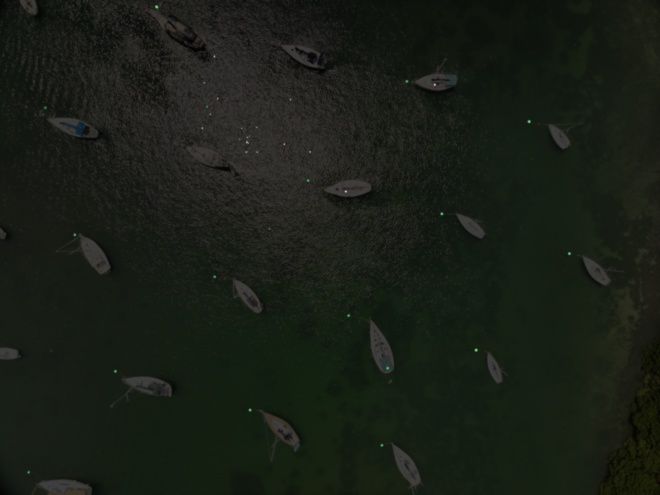
#> input picture assets/may_6_features.Bmu-M6or.jpg, 660 x 495 px; its folder holds only this picture in this run
$ python -i features.py   (imports and definitions only)   (older library calls are emulated)
#> lines starting #> are read from the running program, lines starting #| are printed output that depends on the picture; after the words box and inside, x2 and y2 are one past the last pixel; in counts of white or black regions, pixels touching at a corner belong together
import cv2, numpy as np, matplotlib.pyplot as plt, glob
from tqdm import tqdm
from loguru import logger
log = logger.debug


def mask_highlight(img, mask, highlight=0.75):
    return img * (mask * highlight + (1 - highlight))[..., np.newaxis]

"""
Creates a mask of white objects
"""
def gray_mask(img, threshold=0.5):
    gray = np.mean(img, axis=-1)
    mask = np.linalg.norm(img / 255 - np.array([1, 1, 1]), axis=-1) < threshold
    return mask, gray

"""
Creates a mask of mostly solid objects
"""
def gradient_mask(img, kernel_size=3, threshold=0.05):
    dx = cv2.Sobel(img, cv2.CV_32F, 1, 0) / 255
    dy = cv2.Sobel(img, cv2.CV_32F, 0, 1) / 255
    dsq = dx * dx + dy * dy
    d = np.mean(dsq, axis=-1)
    d = cv2.medianBlur(d, kernel_size) < threshold
    d = cv2.erode(d.astype(np.uint8), np.ones((kernel_size, kernel_size)))
    d = cv2.dilate(d, np.ones((kernel_size + 2, kernel_size + 2)))
    return d

"""
Removes large areas in a mask
"""
def area_mask(gray_mask, downsamples=2, median_size=15, dilation_size=11):
    mask = gray_mask.copy().astype(np.uint8)
    for i in range(downsamples):
        mask = cv2.pyrDown(mask)

    mask = cv2.dilate(
        cv2.medianBlur(mask, median_size),
        np.ones((dilation_size, dilation_size))
    )

    for i in range(downsamples):
        mask = cv2.pyrUp(mask)
    mask = mask[:gray_mask.shape[0], :gray_mask.shape[1]]
    mask = 1 - mask
    return mask

""" Mask Areas around edges
This should be sensitive, as floats will also have edges!
"""
def edge_mask(img, blur_size=3, canny1=100, cann2=100):
    return np.invert(
        cv2.GaussianBlur(
            cv2.Canny(img, canny1, cann2),
            [blur_size, blur_size],
            blur_size
        ) > 0
    )

"""Removes Lines
dist_thresh: distance from a line before signal is kept

Look at cv2.HoughLinesP for parameters
"""
def line_mask(mask, dist_thresh=10, rho=1, theta=np.pi / 180, threshold=10, minLineLength=50, maxLineGap=10, logs=True):
    lines = cv2.HoughLinesP(
        mask,
        rho=rho,
        theta=theta,
        threshold=threshold,
        minLineLength=minLineLength,
        maxLineGap=maxLineGap
    )
    if logs and not lines is None:
        log(f"Found {len(lines)} lines")
    if lines is None:
        return np.ones_like(mask)
    line_mask = np.ones_like(mask)
    X, Y = np.meshgrid(np.arange(mask.shape[1]), np.arange(mask.shape[0]))

    coords = np.dstack([Y, X])
    if lines is not None:
        for line in tqdm(lines, "Removing Lines", leave=False):
            x1, y1, x2, y2 = line[0]
            p1 = np.array([y1, x1]).astype(np.float32)
            p2 = np.array([y2, x2]).astype(np.float32)
            v = p2 - p1
            L = np.linalg.norm(v)
            v /= L
            V = coords - p1
            t = np.vecdot(V, v)
            P = np.linalg.norm(V - v * t[..., np.newaxis], axis=-1)
            M = np.invert(np.bitwise_and(P < dist_thresh, np.bitwise_and(t > dist_thresh, t < L + dist_thresh)))
            line_mask = np.bitwise_and(line_mask, M)
    return line_mask

def find_circles(mask, dp=2, minDist=500, param1=5, param2=20, minRadius=5, maxRadius=30):
    circles = cv2.HoughCircles(
        mask.astype(np.uint8),
        cv2.HOUGH_GRADIENT,
        dp=dp,
        minDist=minDist,
        param1=param1,   # edge detection threshold
        param2=param2,    # circle detection sensitivity
        minRadius=minRadius,
        maxRadius=maxRadius
    )

    return circles

def draw_circles(img, mask, circles):
    if not mask is None:
        img = mask_highlight(img, mask)
    else:
        img = img.copy()
    if circles is not None:
        C = np.round(circles[0, :]).astype("int")
        for (x, y, r) in C:
            cv2.circle(img, (x, y), r, (0, 255, 0), 2)
            cv2.circle(img, (x, y), 2, (0, 0, 255), 3)
    return img

from scipy import ndimage
# [54 lines left out: function find_floats_direct, not called in this run]

def find_floats_direct(img, gray=0.15, erosion=3, dilation=5, g_mask=0.05, draw_results=True, logs=True):
    if logs:
        log("Finding Gray Mask")
    mask, gray = gray_mask(img, threshold=gray)
    if logs:
        log("Finding Boat Mask")
    b_mask = area_mask(mask)
    acc_mask = np.bitwise_and(mask, b_mask)
    if logs:
        log("Finding Edge Mask")
    e_mask = edge_mask(img, canny1=500, cann2=0)
    acc_mask = np.bitwise_and(acc_mask, e_mask)

    if g_mask:
        if logs:
            log("Taking Gradient Mask")
        g_mask = gradient_mask(img, threshold=g_mask)
        acc_mask = np.bitwise_and(acc_mask, g_mask)

    res = {}

    if logs:
        log("Finding Line Mask")
    l_mask = line_mask(acc_mask, logs=logs)
    acc_mask = np.bitwise_and(acc_mask, l_mask)
    acc_mask = cv2.erode(
        acc_mask,
        np.ones((erosion, erosion))
    )
    acc_mask = cv2.dilate(
        acc_mask,
        np.ones((dilation, dilation))
    )

    if logs:
        log("Finding Circles")
    circles = find_circles(acc_mask)
    res.update({
        'circles': circles,
        'acc_mask': acc_mask,
    })
    if logs:
        res.update(
            {
                'mask': mask,
                'g_mask': g_mask,
                'b_mask': b_mask,
                'e_mask': e_mask,
                'l_mask': l_mask,
            }
        )
    if draw_results:
        res.update({'result': draw_circles(img, acc_mask, circles)})
    return res

# [108 lines left out: functions estimate_ellipses, find_floats, not called in this run]

>>> import cv2
>>> picture = cv2.imread('assets/may_6_features.Bmu-M6or.jpg')
#> picture is the input picture: shape (495, 660, 3); mean B, G, R 22.1, 30.3, 25
>>> result = find_floats_direct(picture)
#> in gray_mask, `mask = np.linalg.norm(img / 255 - np.array([1, 1, 1]), axis=-1) < thre..`: mask: shape (495, 660) bool; every value is 0
#> in area_mask, `mask = 1 - mask`: mask: shape (495, 660); every value is 1
#> in edge_mask, `return np.invert( cv2.GaussianBlur( cv2.Canny(img, canny1, cann2), [bl..`:
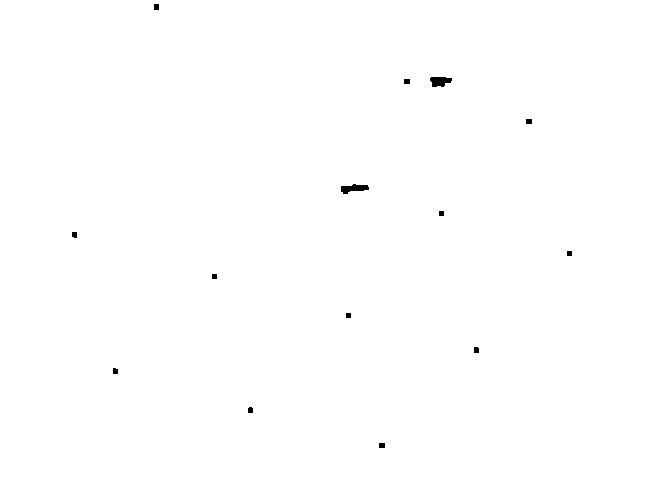
#> returned value: shape (495, 660) bool; 99.8% white; 14 black regions, largest, box (x1, y1, x2, y2) and area: (341, 184, 369, 194) 172, (430, 77, 452, 87) 167, (154, 4, 159, 10) 30
#> in gradient_mask, `dx = cv2.Sobel(img, cv2.CV_32F, 1, 0) / 255`:
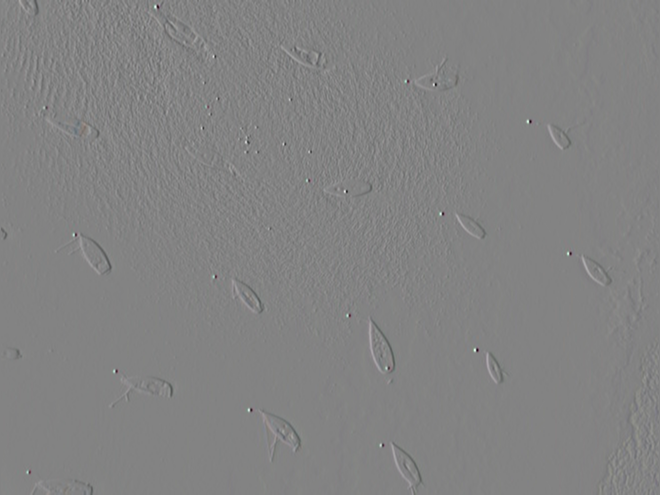
#> dx: shape (495, 660, 3) float32; mean B, G, R -0.000226, -2.42e-05, 9.5e-05; drawn with min black and max white
#> in gradient_mask, `dsq = dx * dx + dy * dy`:
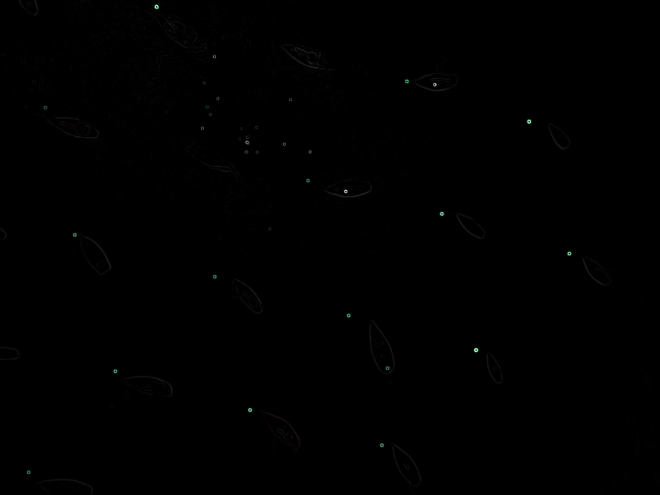
#> dsq: shape (495, 660, 3) float32; mean B, G, R 0.00942, 0.00963, 0.00942; drawn with min black and max white
#> in gradient_mask, `d = cv2.medianBlur(d, kernel_size) < threshold`:
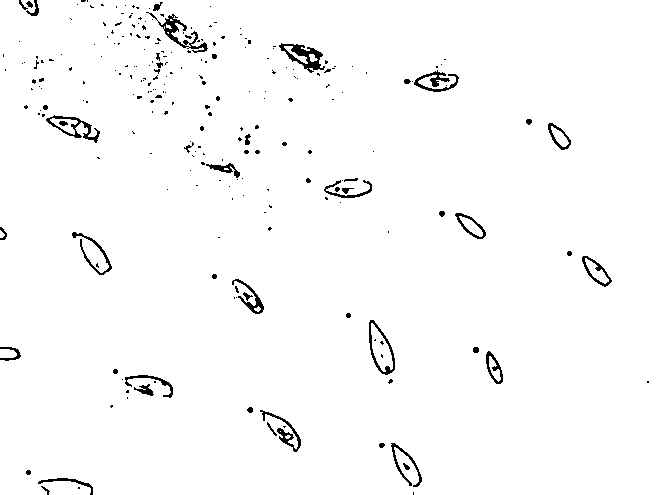
#> d: shape (495, 660) bool; 97.9% white; black in thin lines or dots
#> in gradient_mask, `d = cv2.erode(d.astype(np.uint8), np.ones((kernel_size, kernel_size)))`:
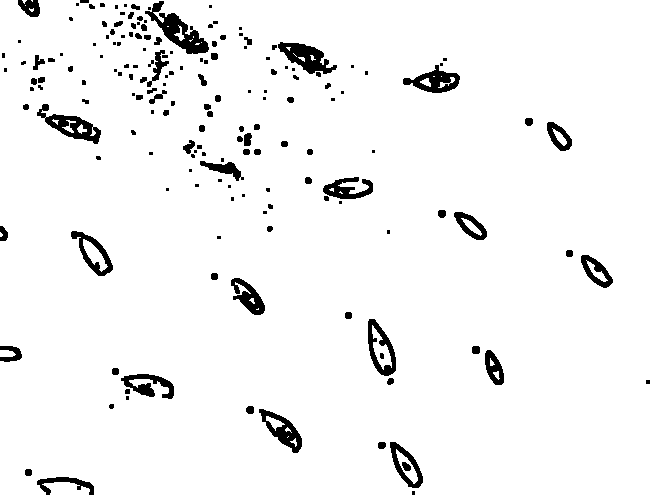
#> d: shape (495, 660); values 0 (black) and 1 (white), 95.4% white; 173 black regions (80 under 20 px), largest, box (x1, y1, x2, y2) and area: (145, 1, 209, 54) 1158, (278, 42, 337, 74) 926, (37, 104, 101, 144) 876
#> in gradient_mask, `d = cv2.dilate(d, np.ones((kernel_size + 2, kernel_size + 2)))`:
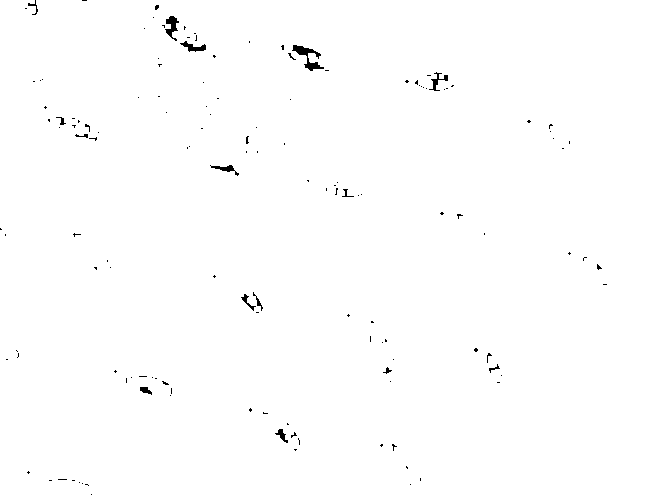
#> d: shape (495, 660); values 0 (black) and 1 (white), 99.5% white; 140 black regions (125 under 20 px), largest, box (x1, y1, x2, y2) and area: (292, 45, 324, 71) 278, (165, 16, 179, 41) 165, (180, 41, 206, 52) 126
#> in line_mask, `lines = cv2.HoughLinesP( mask, rho=rho, theta=theta, threshold=thresho..`: lines = None
#> result = 8 items
